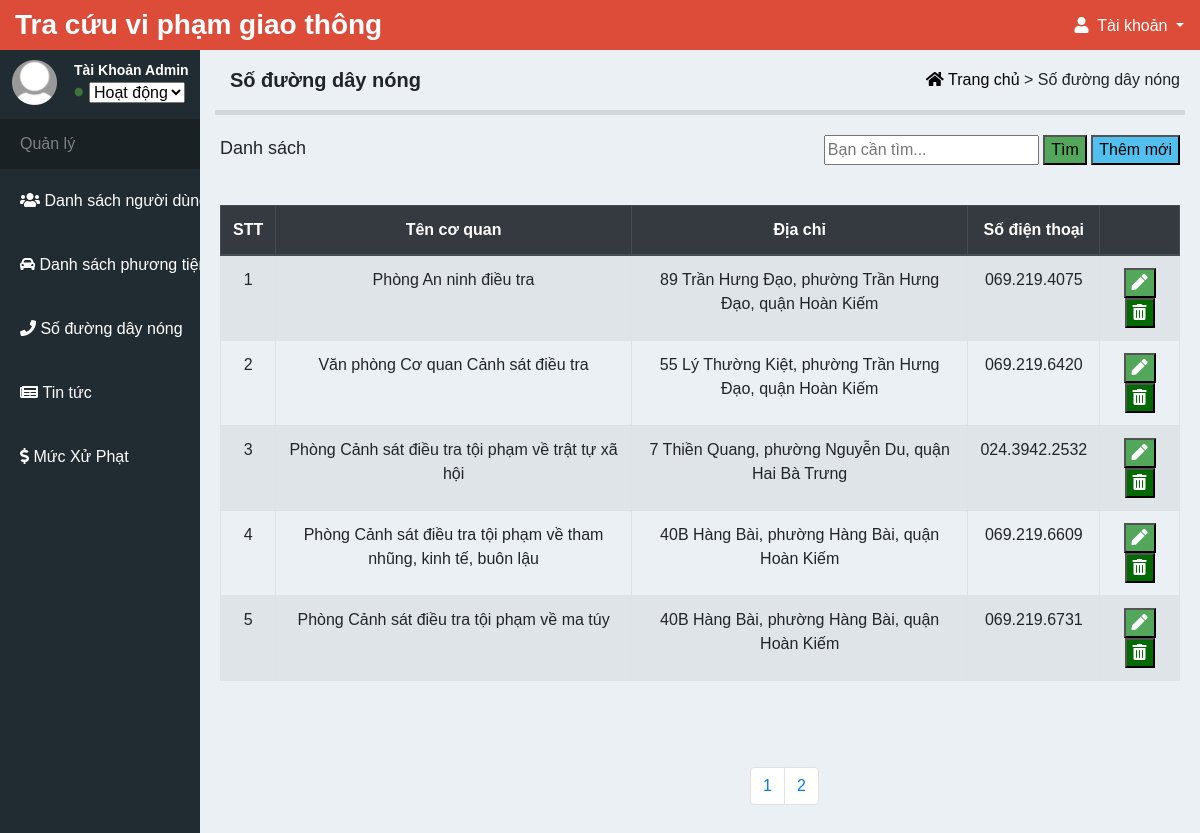
Screenshot of /Web/admin/index.php?controller=hotline (signed in) with the database file from the repository.
### tables this page shows
CREATE TABLE `hotline` (
  `id` int(5) NOT NULL,
  `name` varchar(500) NOT NULL,
  `address` varchar(500) NOT NULL,
  `phone` varchar(500) NOT NULL
);

### Web/admin/controllers/HotlineController.php (called while the page is built, shortened)
<?php
	include "models/HotlineModel.php";
	class HotlineController extends Controller{
		public function index(){
			$recordPerPage = 5;
			$numPage = ceil($this->modelTotalRecord()/$recordPerPage);
			$data = $this->modelRead($recordPerPage);
			$this->loadView("hotlineReadView.php",["numPage"=>$numPage,"data"=>$data]);
		}
	}
 ?>

### Web/admin/models/HotlineModel.php (called while the page is built, shortened)
<?php
	trait HotlineModel{
		public function modelRead($recordPerPage){
			$totalRecord = $this->modelTotalRecord();
			$numPage = ceil($totalRecord/$recordPerPage);
			$page = isset($_GET["p"])&&$_GET["p"]>0 ? $_GET["p"]-1 : 0;
			$from = $page * $recordPerPage;
			$conn = Connection::getInstance();
			$query = $conn->query("select * from hotline order by id asc limit $from,$recordPerPage");
			return $query->fetchAll();
		}
		public function modelTotalRecord(){
			$conn = Connection::getInstance();
			$query = $conn->query("select id from hotline");
			return $query->rowCount();
		}
	}
 ?>

### Web/admin/views/HotlineReadView.php (the view, shortened to what this page needs)
 <div class="content-header">
	<div class="content-header-title">Số đường dây nóng</div>
	<div class="content-header-link">
		<span><a href="index.php"><i class="fas fa-home"></i>&nbsp;Trang chủ </a> ></span>
		<span>Số đường dây nóng</span>
	</div>
</div>
<div class="content-main"></div>
	<div class="content-main-header">
		<div class="content-main-header-title">
			Danh sách
		</div>
		<div class="search">
			<form method="get" action="">
				<div class="search-form">
					<form action="index.php?controller=hotline&action=search" method="POST">
						<input type="text" name="search" placeholder="Bạn cần tìm..." style="color: #ed5807;">
						<input type="submit" value="Tìm" style="background-color: #53a75b ;">
					</form>
					<button style="background-color: #52c0ef;"><a href="index.php?controller=hotline&action=create">Thêm mới</a></button>
				</div>
			</form>
		</div>
	</div>
	<div class="list">
		<table data-toolbar="#toolbar" data-toggle="table" class="table table-striped table-hover table-bordered">
			<thead class="thead-dark">
				<tr>
					<th>
						STT
					</th>
					<th>
						Tên cơ quan
					</th>
					<th>
						Địa chỉ
					</th>
					<th>
						Số điện thoại
					</th>
					<th></th>
				</tr>
			</thead>
			<tbody>
				<?php foreach($data as $rows): ?>
				<tr>
					<td><?php echo $rows->id; ?></td>
					<td><?php echo $rows->name; ?></td>
					<td><?php echo $rows->address; ?></td>
					<td><?php echo $rows->phone; ?></td>
					<td>
						<button id="fix"><a href="index.php?controller=hotline&action=update&id=<?php echo $rows->id; ?>"><i class="fas fa-pen"></i></a></button>
						<button id="delete"><a href="index.php?controller=hotline&action=delete&id=<?php echo $rows->id; ?>"><i class="fas fa-trash-alt"></i></a></button>
					</td>
				</tr>
				<?php endforeach ?>
			</tbody>
		</table>
	</div>
	<div class="content-footer">
		<ul class="pagination">
			<?php for($i = 1 ; $i <= $numPage ; $i++): ?>
            <li class="page-item">
            	<a class="page-link" href="index.php?controller=hotline&p=<?php echo $i; ?>">
            		<?php echo $i; ?>
            	</a>
            </li>
        	<?php endfor; ?>
        </ul>
	</div>
</div>

### Web/assets/admin/css/user.css (style rules this page uses)
body { font-family: Arial; margin: 0; }
ul { list-style-type: none; }
a { text-decoration: none; color: black; }
.content-header { display: flex; justify-content: space-between; }
.content-header-title { padding: 15px 30px; font-size: 20px; font-weight: bold; }
.content-header-link { line-height: 60px; margin-right: 20px; }
.content-main { margin: 0 15px; background-color: white; border-top: 5px solid #d2d6dd; }
.content-main-header { display: flex; justify-content: space-between; }
.content-main-header-title { padding: 20px; font-size: 18px; }
.search { margin: 20px; }
.search-form button { color: white; }
.list { padding: 20px; }
.list table { width: 100%; }
.list table thead tr th { text-align: center; }
.list table tbody tr td { text-align: center; }
.list table tbody tr td i { color: white; }
.list table tbody tr td #fix { background-color: #53a75b; }
.list table tbody tr td #delete { background-color: #036903; }
.content-footer { margin-left: 550px; }
.content-footer .pagination { margin-top: 50px; }

### rows the page displays
hotline: id "1", name "Phòng An ninh điều tra", address "89 Trần Hưng Đạo, phường Trần Hưng Đạo, quận Hoàn Kiếm", phone "069.219.4075"
hotline: id "2", name "Văn phòng Cơ quan Cảnh sát điều tra", address "55 Lý Thường Kiệt, phường Trần Hưng Đạo, quận Hoàn Kiếm", phone "069.219.6420"
hotline: id "3", name "Phòng Cảnh sát điều tra tội phạm về trật tự xã hội", address "7 Thiền Quang, phường Nguyễn Du, quận Hai Bà Trưng", phone "024.3942.2532"
hotline: id "4", name "Phòng Cảnh sát điều tra tội phạm về tham nhũng, kinh tế, buôn lậu", address "40B Hàng Bài, phường Hàng Bài, quận Hoàn Kiếm", phone "069.219.6609"
hotline: id "5", name "Phòng Cảnh sát điều tra tội phạm về ma túy", address "40B Hàng Bài, phường Hàng Bài, quận Hoàn Kiếm", phone "069.219.6731"
